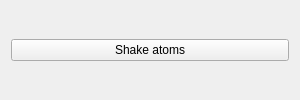
<?xml version="1.0" encoding="UTF-8"?>
<ui version="4.0">
 <class>SEAtomShakerAppGUIClass</class>
 <widget class="QWidget" name="SEAtomShakerAppGUIClass">
  <property name="geometry">
   <rect>
    <x>0</x>
    <y>0</y>
    <width>300</width>
    <height>100</height>
   </rect>
  </property>
  <property name="minimumSize">
   <size>
    <width>300</width>
    <height>100</height>
   </size>
  </property>
  <property name="windowTitle">
   <string/>
  </property>
  <layout class="QVBoxLayout" name="verticalLayout">
   <item>
    <widget class="QPushButton" name="pushButton">
     <property name="text">
      <string>Shake atoms</string>
     </property>
    </widget>
   </item>
  </layout>
 </widget>
 <resources/>
 <connections>
  <connection>
   <sender>pushButton</sender>
   <signal>pressed()</signal>
   <receiver>SEAtomShakerAppGUIClass</receiver>
   <slot>onShakeAtoms()</slot>
   <hints>
    <hint type="sourcelabel">
     <x>59</x>
     <y>24</y>
    </hint>
    <hint type="destinationlabel">
     <x>149</x>
     <y>49</y>
    </hint>
   </hints>
  </connection>
 </connections>
 <slots>
  <slot>onShakeAtoms()</slot>
 </slots>
</ui>
